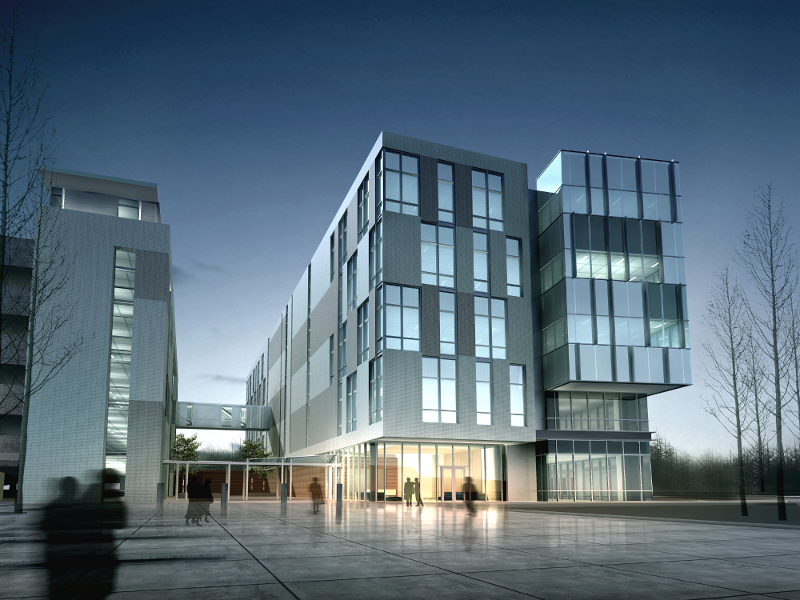
#> input picture building.jpg, 800 x 600 px
$ python fast.py   (Python 2 division)
#> lines starting #> are read from the running program, lines starting #| are printed output that depends on the picture
import numpy as np
import cv2
from matplotlib import pyplot as plt

img = cv2.imread('building.jpg',0)
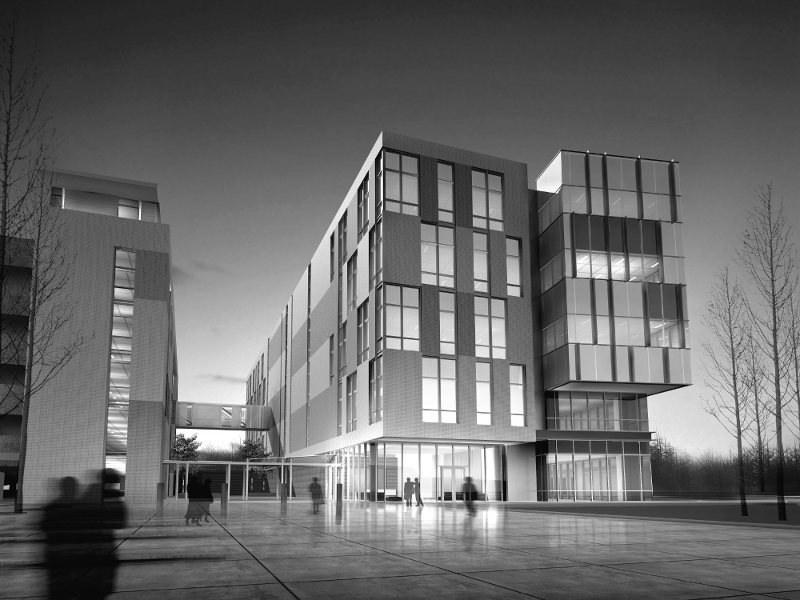
#> img: shape (600, 800); min 0, max 255, mean 105.3

# Initiate FAST object with default values
fast = cv2.FastFeatureDetector_create()
# find and draw the keypoints
kp = fast.detect(img,None)
#> kp = 7199 keypoints; strongest (x, y, size): (8, 485, 7), (177, 429, 7), (8, 488, 7), (456, 498, 7)
img2 = cv2.drawKeypoints(img, kp, None, color=(255,0,0))
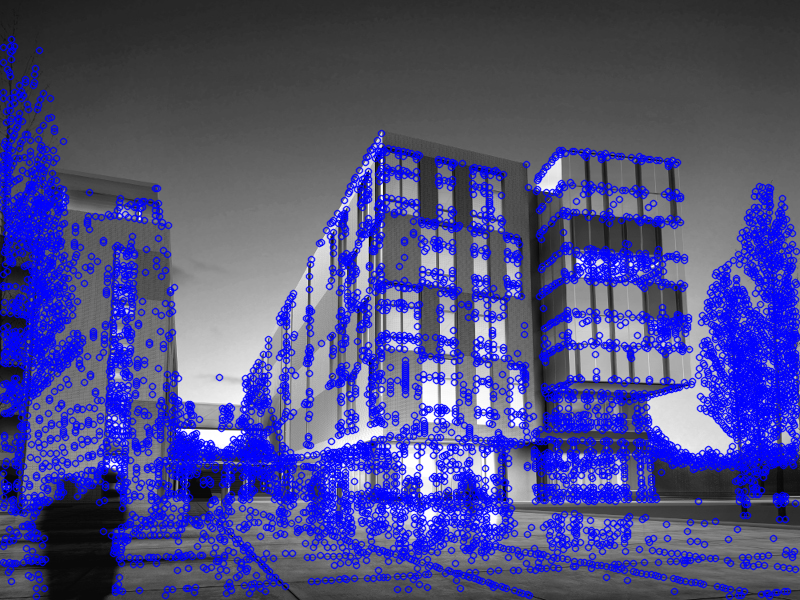
#> img2: shape (600, 800, 3); mean of channels 0, 1, 2 136.4, 76.8, 76.8; drawn as B, G, R

# Print all default params
print "Threshold: ", fast.getThreshold()
print "nonmaxSuppression: ", fast.getNonmaxSuppression()
print "neighborhood: ", fast.getType()
print "Total Keypoints with nonmaxSuppression: ", len(kp)
#| Total Keypoints with nonmaxSuppression:  7199
cv2.imwrite('fast_true.png',img2)

# Disable nonmaxSuppression
fast.setNonmaxSuppression(0)
kp = fast.detect(img,None)
#> kp = 23736 keypoints; strongest (x, y, size): (12, 37, 7), (11, 38, 7), (4, 39, 7), (5, 39, 7)
print "Total Keypoints without nonmaxSuppression: ", len(kp)
#| Total Keypoints without nonmaxSuppression:  23736
img3 = cv2.drawKeypoints(img, kp, None, color=(255,0,0))
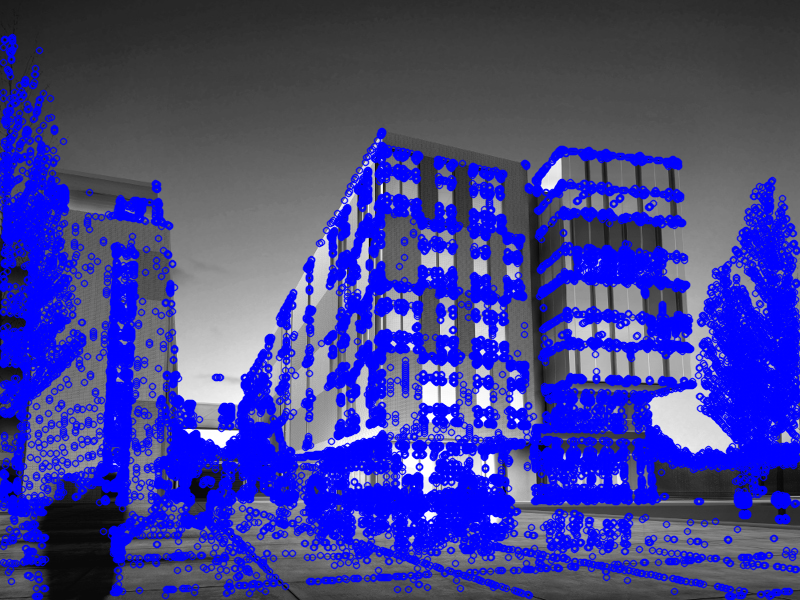
#> img3: shape (600, 800, 3); mean of channels 0, 1, 2 149.2, 64.5, 64.5; drawn as B, G, R
cv2.imwrite('fast_false.png',img3)
